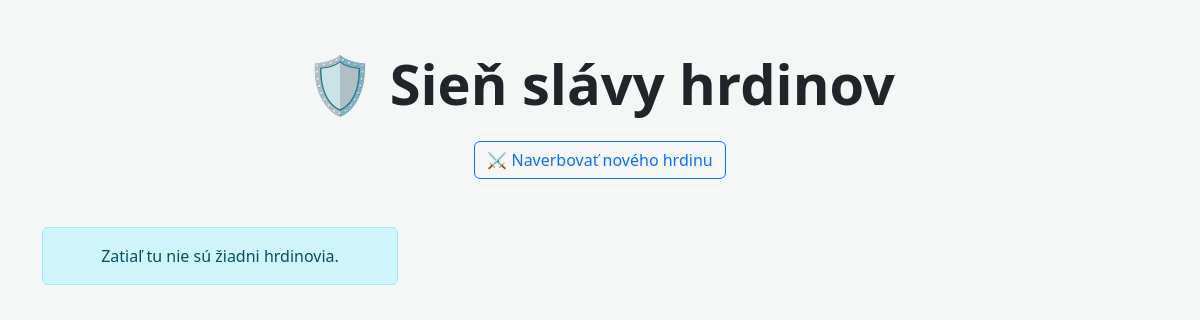
Page / (signed in) on the earlier database version.
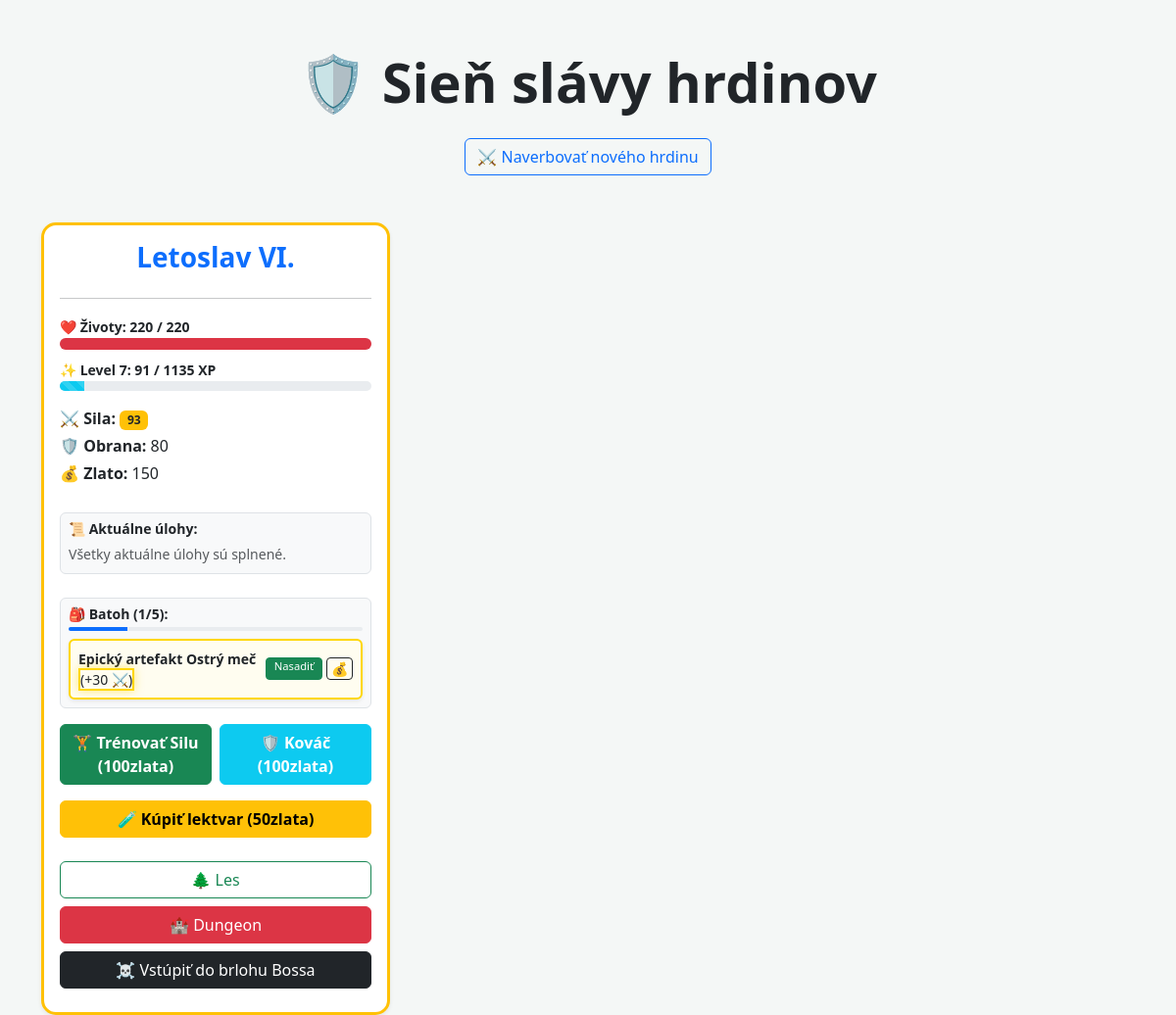
Same page on the later database version.
### game/models.py (models this page shows, shortened)
class Postava(models.Model):
    pouzivatel = models.ForeignKey(User, on_delete=models.CASCADE, related_name="postavy", null=True, blank=True)
    meno = models.CharField(max_length=100)
    hp = models.IntegerField(default=100)
    max_hp = models.IntegerField(default=100)
    sila = models.IntegerField(default=20)
    level = models.IntegerField(default=1)
    xp = models.IntegerField(default=0)
    xp_na_level = models.IntegerField(default=100)
    obrana = models.IntegerField(default=0)
    zlato = models.IntegerField(default=0)
    max_sloty_batohu = models.IntegerField(default=5) # Nový limit
    quest_sila_splneny = models.BooleanField(default=False)
    quest_level_splneny = models.BooleanField(default=False)

class Predmet(models.Model):
    nazov = models.CharField(max_length=100)
    TYPY_PREDMETOV = [
        ('zbran', 'Zbraň'),
        ('brnenie', 'Brnenie'),
        ('lektvar', 'Lektvár'),
    ]
    typ = models.CharField(max_length=20, choices=TYPY_PREDMETOV, default='lektvar')
    bonus_hp = models.IntegerField(default=0)
    bonus_sila = models.IntegerField(default=0)
    bonus_obrana = models.IntegerField(default=0)
    majitel = models.ForeignKey(Postava, on_delete=models.CASCADE, related_name="batoh", null=True, blank=True)
    RARITY_CHOICES = [
        ('common', 'Obyčajný'),
        ('rare', 'Vzácny'),
        ('legendary', 'Legendárny'),
    ]
    rarity = models.CharField(max_length=20, choices=RARITY_CHOICES, default='common')

### game/views.py (the view)
# urls.py: path('', zoznam_postav, name='zoznam_postav'), # Ak poúživateľ pôjde na /postavy uvidí zoznam
@login_required # Postavy vidí len prihlásený uživateľ
def zoznam_postav(request):
    postavy = Postava.objects.filter(pouzivatel=request.user)
    return render(request, 'game/zoznam.html', {'postavy': postavy})

### game/templates/game/zoznam.html (shortened to what the changed rows need)
<!DOCTYPE html>
<html>
<head>
    <link href="https://cdn.jsdelivr.net/npm/bootstrap@5.3.0/dist/css/bootstrap.min.css" rel="stylesheet">
</head>
<body>
    <div class="container">
        <div class="text-center mb-5">
            <h1 class="display-4 fw-bold">🛡️ Sieň slávy hrdinov</h1>
        </div>
        <div class="row row-cols-1 row-cols-md-3 g-4">
            {% for postava in postavy %}
            <div class="col">
                <div class="card h-100 shadow-sm {% if postava.level >= 2 %}border border-warning border-3{% endif %}">
                    <div class="card-body text-center d-flex flex-column">
                        <h3 class="card-title fw-bold text-primary">{{ postava.meno }}</h3>
                        <hr>
                        <div class="text-start mb-3">
                            <label class="small fw-bold">❤️ Životy: {{ postava.hp }} / {{ postava.max_hp }}</label>
                            <div class="progress mb-2" style="height: 12px;">
                                <div class="progress-bar bg-danger" role="progressbar"
                                    style="width: {% widthratio postava.hp postava.max_hp 100 %}%"></div>
                            </div>
                            <label class="small fw-bold">✨ Level {{ postava.level }}: {{ postava.xp }} / {{postava.xp_na_level }} XP</label>
                            <div class="progress mb-3" style="height: 10px;">
                                <div class="progress-bar bg-info progress-bar-striped progress-bar-animated"
                                    role="progressbar"
                                    style="width: {% widthratio postava.xp postava.xp_na_level 100 %}%"></div>
                            </div>
                            <p class="mb-1"><strong>⚔️ Sila:</strong> <span class="badge bg-warning text-dark">{{postava.sila }}</span></p>
                            <p class="mb-1"><strong>🛡️ Obrana:</strong> {{ postava.obrana }}</p>
                            <p class="mb-1"><strong>💰 Zlato:</strong> {{ postava.zlato }}</p>
                        </div>
                        <div class="mt-2 p-2 bg-light rounded border mb-3 text-start">
                            <h6 class="fw-bold small mb-1">📜 Aktuálne úlohy:</h6>
                            {% if postava.quest_sila_splneny and postava.quest_level_splneny %}
                            <span class="text-muted small italic">Všetky aktuálne úlohy sú splnené.</span>
                            {% endif %}
                        </div>
                        <div class="mt-2 p-2 bg-light rounded border mb-3 text-start">
                            <h6 class="fw-bold small mb-1">🎒 Batoh ({{ postava.batoh.count }}/5):</h6>
                            <div class="progress mb-2" style="height: 4px;">
                                <div class="progress-bar {% if postava.batoh.count >= 5 %}bg-danger{% else %}bg-primary{% endif %}"
                                    role="progressbar" style="width: {% widthratio postava.batoh.count 5 100 %}%">
                                </div>
                            </div>
                            <div class="d-flex flex-column gap-1">
                                {% for predmet in postava.batoh.all %}
                                <div
                                    class="d-flex justify-content-between align-items-center border rounded p-2 shadow-sm
                                        {% if predmet.rarity == 'legendary' %}zlaty-okraj{% elif predmet.rarity == 'rare' %}modry-okraj{% endif %}">
                                    <span class="small">
                                        <strong>{{ predmet.nazov }}</strong>
                                        <span class="{% if predmet.rarity == 'rare' %}modry-okraj{% elif predmet.rarity == 'legendary' %}zlaty-okraj{% endif %}">
                                            {% if predmet.typ == 'zbran' %}(+{{ predmet.bonus_sila }} ⚔️){% endif %}
                                        </span>
                                    </span>
                                    <div class="d-flex gap-1">
                                        <a href="{% url 'pouzit_predmet' predmet.id %}" class="btn btn-sm btn-success py-0 px-2"
                                            style="font-size: 0.7rem;">
                                            {% if predmet.typ == 'lektvar' %}Vypiť{% else %}Nasadiť{% endif %}
                                        </a>
                                        <a href="{% url 'predat_predmet' predmet.id %}" class="btn btn-sm btn-outline-dark py-0 px-1">
                                            💰
                                        </a>
                                    </div>
                                </div>
                                {% empty %}
                                <span class="text-muted small italic">Tvoj batoh je prázdny...</span>
                                {% endfor %}
                            </div>
                        </div>
                        <div class="mt-auto d-grid gap-2">
                                <div class="row g-2 mb-2">
                                    <div class="col-6">
                                        <a href="{% url 'nakup' postava.id 'sila' %}" class="btn btn-success fw-bold w-100">
                                            🏋️ Trénovať Silu (100zlata)
                                        </a>
                                    </div>
                                    <div class="col-6">
                                        <a href="{% url 'nakup' postava.id 'obrana' %}" class="btn btn-info text-white fw-bold w-100">
                                            🛡️ Kováč (100zlata)
                                        </a>
                                    </div>
                                </div>
                                <div class="mb-3">
                                    <a href="{% url 'kupit_lektvar' postava.id %}" class="btn btn-warning fw-bold w-100">
                                        🧪 Kúpiť lektvar (50zlata)
                                    </a>
                                </div>
                                <a href="{% url 'dobrodruzstvo' postava.id %}?lokalita=les"
                                    class="btn btn-outline-success">🌲 Les</a>
                                <a href="{% url 'dobrodruzstvo' postava.id %}?lokalita=dungeon"
                                    class="btn btn-danger">🏰 Dungeon</a>
                                <a href="{% url 'dobrodruzstvo' postava.id %}?lokalita=boss"
                                    class="btn btn-dark w-100 mb-2">☠ Vstúpiť do brlohu Bossa</a>
                        </div>
                    </div>
                </div>
            </div>
            {% empty %}
            <div class="col-12 text-center">
                <div class="alert alert-info">Zatiaľ tu nie sú žiadni hrdinovia.</div>
            </div>
            {% endfor %}
        </div>
    </div>
</body>
</html>

Differences in the rows shown:
now on this page (row edited): Postava: meno "Letoslav VI.", hp "220", max_hp "220", level "7", xp "91", xp_na_level "1135", sila "93", obrana "80", zlato "150", quest_sila_splneny "Všetky aktuálne úlohy sú splnené.", batoh.count "1"
now on this page (row unchanged): Predmet: nazov "Epický artefakt Ostrý meč", bonus_sila "30", typ "Nasadiť"
Other differences:
text no longer shown: "Zatiaľ tu nie sú žiadni hrdinovia."
